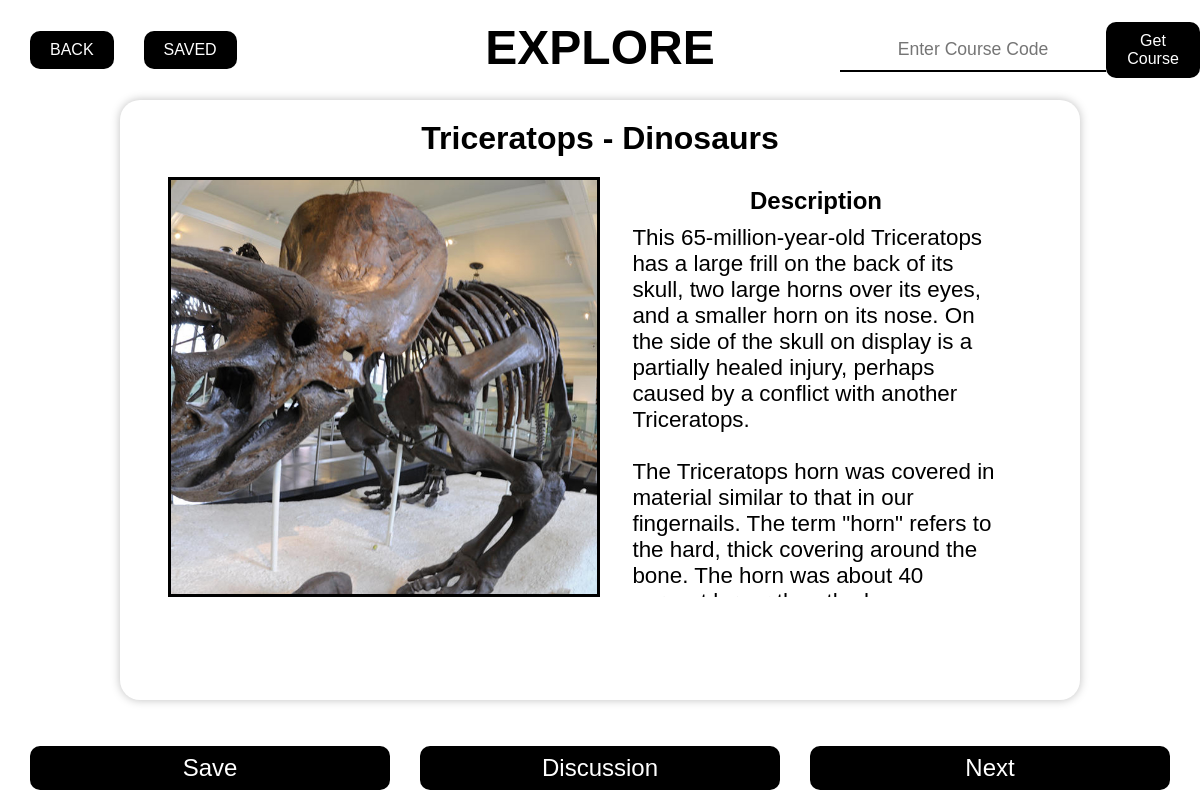
/explore/, run on the app's committed database.
### backend/models.py (models this page shows)
class Item(models.Model):
    name = models.CharField(max_length=200)
    category = models.CharField(max_length=200, default="Dinosaurs")
    description = models.CharField(max_length=5000)
    description = models.TextField()
    img_url = models.URLField(null=True, blank=True)
    img = models.ImageField(null=True, upload_to='images/')
    def __str__(self):
        return f'id: {self.id}, name: {self.name}, category: {self.category}'

### backend/views.py (the view)
# urls.py: path('explore/', views.explore, name="explore"),
def explore(request, pk=""):
    if request.method == 'GET':
        if pk == "":
            random_id = random.randint(2, Item.objects.count())
            item = Item.objects.get(id=random_id)
            print(item)
            return render(request, "explore.html", {
                "item":item
            })
        else:
            item = Item.objects.get(id=int(pk))
            print(item)
            return render(request, "explore.html", {
                "item":item
            })
    elif request.method == 'POST':
        return HttpResponseRedirect(reverse('course', args=[request.POST["code"]]))

### backend/templates/explore.html (shortened to what this page needs)
<!DOCTYPE html>
<html>
    <head>
        <link rel="stylesheet" href="../static/style.css" type="text/css">
    </head>
    <body style="position: relative;">
        <h1 style="margin: auto; text-align: center; font-size: 3rem;" class="title">EXPLORE</h1>
        <header class="header">
            <div>
                <a href="../">BACK</a>
                <a href="../saved">SAVED</a>
            </div>
            <form class="course-code">
                <input type="text" name="code" placeholder="Enter Course Code" class="code-text" minlength=7 required>
                <button type="submit" onmouseover="courseDO()">Get Course</button>
            </form>
        </header>
        <main class="artifact">
            <h1>{{ item.name }} - {{ item.category }}</h1>
            <div style="height: 20px;"></div>
            <div class="artifact__content">
                <div style="background-image: url({{item.img.url}});" class="img"></div>
                <div class="text">
                    <h3>Description</h3>
                    <p>{{ item.description | linebreaksbr }}</p>
                </div>
            </div>
            <div style="height: 20px;"></div>
        </main>
        <div class="footer">
            <a href="{% url 'save' item_pk=item.id %}" class="alink">Save</a>
            <a href="{% url 'discussion' item_pk=item.id %}" class="alink">Discussion</a>
            <a href="/explore" class="alink">Next</a>
        </div>
    </body>
</html>

### backend/static/style.css (style rules this page uses)
* { box-sizing: border-box; margin: 0; padding: 0; }
body, html { width: 100vw; height: 100%; }
body { font-family: Arial, Helvetica, sans-serif; position: relative; }
.artifact { background-color: white; border: none; width: 80%; height: 75%; position: relative; border-radius: 20px; box-shadow: 0px 0px 10px 0px #bfbfbf; margin: auto; }
.artifact > h1 { margin: auto; text-align: center; padding-top: 20px; }
.artifact__content { width: 90%; display: flex; flex-direction: row; align-items: stretch; height: 70%; margin: auto; }
.artifact__content > div { width: 50%; }
.artifact__content > .text { overflow: scroll; }
.artifact__content > .text > p { width: 85%; margin: auto; margin-top: 10px; font-size: 1.4rem; }
.artifact__content > .text > h3 { margin: auto; text-align: center; font-size: 1.5rem; margin-top: 10px; }
.artifact__content > .img { background-size: cover; background-position: center; border: solid 3px black; }
.course-code { height: fit-content; width: 30%; border-radius: 20px; background-color: white; display: flex; flex-direction: row; align-items: center; justify-content: flex-end; }
.course-code > input { border: none; border-bottom: solid 2px black; padding: 10px 20px; font-size: 1.1rem; display: block; margin: auto; text-align: center; }
.course-code > button { background-color: black; color: white; padding: 10px 20px; margin-top: 20px; border: none; font-size: 1rem; display: block; margin: auto; margin-top: 20px; border-radius: 10px; margin-bottom: 20px; }
.header { display: flex; flex-direction: row; justify-content: space-between; align-items: center; height: 100px; align-content: center; }
.header > div { display: flex; flex-direction: row; }
.header > div > a { text-decoration: none; display: block; background-color: black; font-size: 1rem; padding: 10px 20px; margin-left: 30px; color: white; border-radius: 10px; }
.footer { margin-bottom: 0; display: flex; width: 100%; justify-content: space-evenly; align-items: center; position: absolute; bottom: 10px; height: fit-content; }
.footer > .alink { width: 30%; display: block; text-align: center; background-color: black; color: white; text-decoration: none; border-radius: 10px; padding: 8px 0px; font-size: 1.5rem; border: none; }

### backend/templates/explore.html (style rules this page uses)
.title { position: absolute; margin: auto; text-align: center; top: 20px; left: 50%; transform: translateX(-50%); }

### data on the page
Item: name "Triceratops", category "Dinosaurs", img (picture), description "This 65-million-year-old Triceratops has a large frill on the back of its skull, two large horns over its eyes, and a smaller horn on its nose. On the side of the skull on display is a partially healed injury, perhaps caused by a conflict with another Triceratops. The Triceratops horn was covered in material similar to that in our fingernails. The term \"horn\" refers to the hard, thick covering around the bone. The horn was about 40…"
